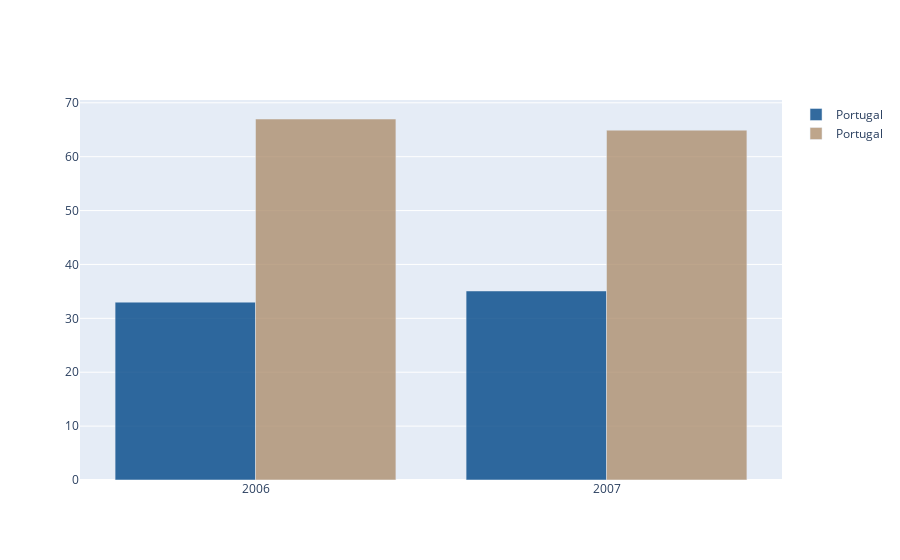

Notebook code cell kept with this figure:
### Code cell
country_multi_dropdown = ['Portugal','China']
value =[2006, 2007]


dff4 = file.copy()
dff4 = dff4[(dff4['Year'] >= value[0]) & (dff4['Year'] <= value[1])]
dff4 = dff4[dff4["Country"].isin(country_multi_dropdown)]
dff4['Share of non renewables in electricity production (%)'] = 100 - dff4['Share of renewables in electricity production (%)']
dff4 = dff4[['Share of renewables in electricity production (%)',
            'Share of non renewables in electricity production (%)', 'Year', 'Country']]

for i in range(len(country_multi_dropdown)):
        fig3 = go.Figure(
                        data=[
                                go.Bar(
                                        name= country_multi_dropdown[i],
                                        x= dff4.Year.unique(),
                                        y= dff4.loc[file['Country'] == country_multi_dropdown[i]].groupby('Year')['Share of renewables in electricity production (%)'].mean(),
                                        marker_color="#004687",
                                        opacity=0.8,
                                ),
                                go.Bar(
                                        name= country_multi_dropdown[i],
                                        x= dff4.Year.unique(),
                                        y= dff4.loc[file['Country'] == country_multi_dropdown[i]].groupby('Year')['Share of non renewables in electricity production (%)'].mean(),
                                        marker_color="#AE8F6F",
                                        opacity=0.8,
                                )
                        ]
                )
        fig3.show()

### Figure 1 — Plotly figure (JSON) as saved in the notebook; plotly's stock layout.template omitted (floating-point values rounded to 4 significant figures)
{"data": [{"marker": {"color": "#004687"}, "name": "Portugal", "opacity": 0.8, "type": "bar", "x": [2006, 2007], "y": [33.01, 35.08]}, {"marker": {"color": "#AE8F6F"}, "name": "Portugal", "opacity": 0.8, "type": "bar", "x": [2006, 2007], "y": [66.99, 64.92]}], "layout": {}}
